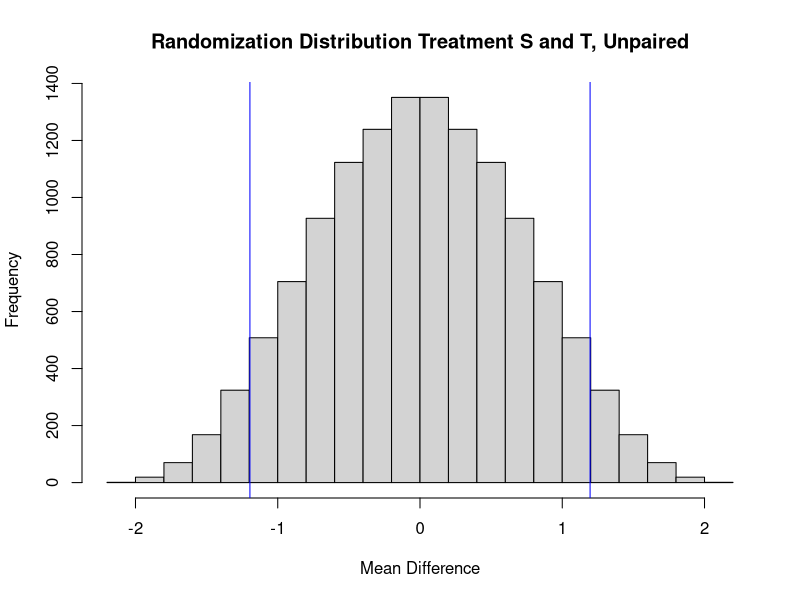
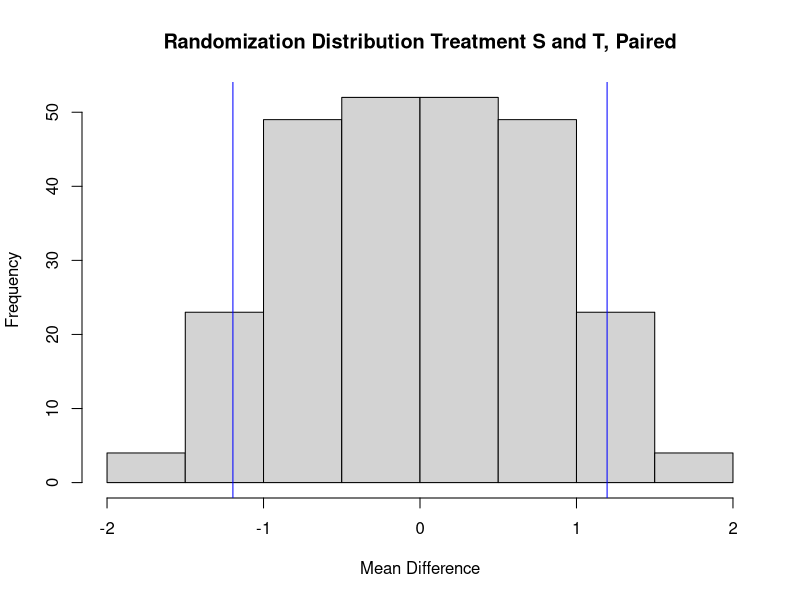
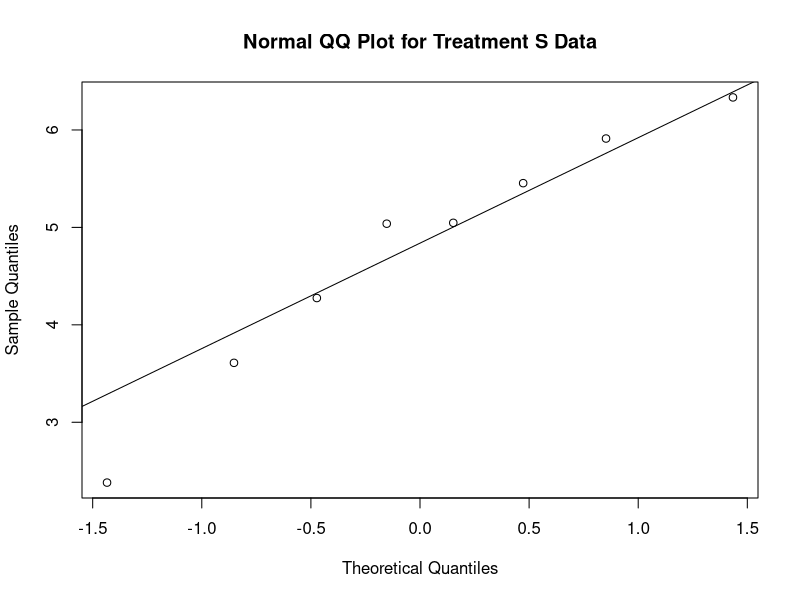
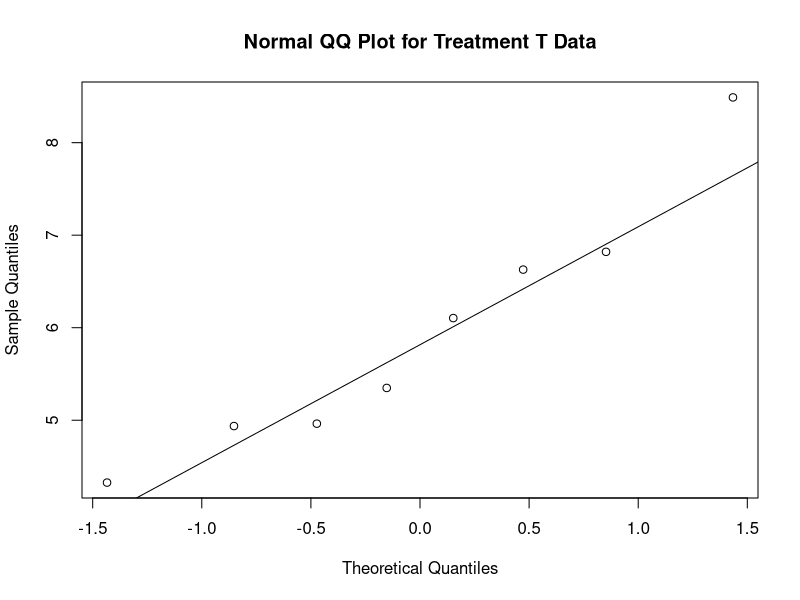
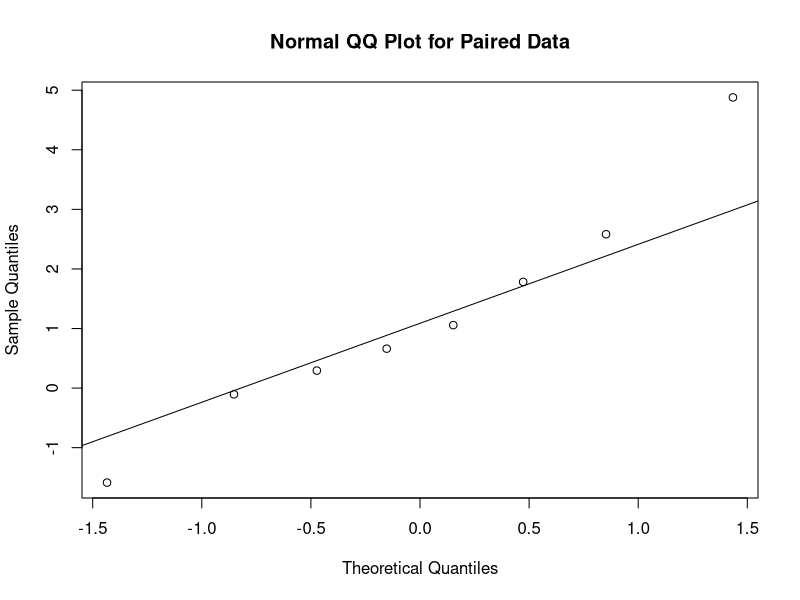

Here is the R script that generated these plots, in order:
## ---- chunk 1
knitr::opts_chunk$set(echo = TRUE)
## ---- chunk 2
#Run the below without comments if tidyverse not installed
#install.packages("tidyverse")
library('tidyverse')
## ---- chunk 3
set.seed(8818)
## ---- chunk 4
# Generates a random sample of 8 observations
# from a N(5, 2^2)
RandObsTreatmentS <-round(rnorm(8,mean = 5,sd = 2),3)
RandObsTreatmentS
## ---- chunk 5
# Generates a random sample of 8 observations
# from a N(7, 2^2)
RandObsTreatmentT <-round(rnorm(8,mean = 7,sd = 2),3)
RandObsTreatmentT
## ---- chunk 6
PairedTreatments <- data.frame(RandObsTreatmentS, RandObsTreatmentT)
PairedTreatments
## ---- chunk 7
pairdiff <- PairedTreatments$RandObsTreatmentT - PairedTreatments$RandObsTreatmentS
obsmeanpairdiff <- mean(pairdiff)
obsmeanpairdiff
## ---- chunk 8
Treatments <- c(RandObsTreatmentS,RandObsTreatmentT)
unpairedobsdf <- data.frame(Treatments)

# Unpaired Randomization Test
NUnpaired <-choose(16,8)
resUnpaired <-numeric(NUnpaired)# store the results
indexUnpaired <-combn(1:16,8)#Generate N treatment assignments

# for loop to generate the mean differences for each combination of data
for (iUnpaired in 1:NUnpaired){
  resUnpaired[iUnpaired] <- mean(Treatments[-indexUnpaired[,iUnpaired]])-mean(Treatments[indexUnpaired[,iUnpaired]])
  }

indexUnpaired[,1:5]

resUnpaired[1:5]
## ---- chunk 9
# Paired Randomization Test
NPaired <- 2^(8)# number of treatment assignments
resPaired <-numeric(NPaired)#vector to store results
ST <-list(c(-1,1))# difference is multiplied by -1 or 1
# generate all possible treatment assign
trtassign <-expand.grid(rep(ST, 8))
for(iPaired in 1:NPaired){
  resPaired[iPaired] <-mean(as.numeric(trtassign[iPaired,])*pairdiff)}
trtassign[1:5,]
resPaired[1:5]
## ---- chunk 10
tbarUnpaired <-mean(resUnpaired)
pvalUnpaired <-sum(abs(resUnpaired-tbarUnpaired)>=abs(obsmeanpairdiff-tbarUnpaired))/NUnpaired
round(pvalUnpaired,3)

hist(resUnpaired, xlab="Mean Difference",main="Randomization Distribution Treatment S and T, Unpaired")
abline(v = c(obsmeanpairdiff,-obsmeanpairdiff),col="blue")
## ---- chunk 11
tbarPaired <-mean(resPaired)
pvalPaired <-sum(abs(resPaired-tbarPaired)>=abs(obsmeanpairdiff-tbarPaired))/NPaired# Randomization p value
round(pvalPaired,3)

hist(resPaired, xlab="Mean Difference",main="Randomization Distribution Treatment S and T, Paired")
abline(v = c(obsmeanpairdiff,-obsmeanpairdiff), col="blue")
## ---- chunk 12
t.test(PairedTreatments$RandObsTreatmentT,PairedTreatments$RandObsTreatmentS, paired=FALSE, alternative = "two.sided", var.equal = TRUE)

t.test(PairedTreatments$RandObsTreatmentT,PairedTreatments$RandObsTreatmentS, paired=FALSE, alternative = "two.sided", var.equal = FALSE)
## ---- chunk 13
t.test(PairedTreatments$RandObsTreatmentT,PairedTreatments$RandObsTreatmentS, paired=TRUE, alternative = "two.sided", var.equal = FALSE)
## ---- chunk 14
var(RandObsTreatmentS)
var(RandObsTreatmentT)

var.test(RandObsTreatmentT,RandObsTreatmentS, alternative = "two.sided")
## ---- chunk 15
qqnorm(RandObsTreatmentS, main = "Normal QQ Plot for Treatment S Data")
qqline(RandObsTreatmentS)

qqnorm(RandObsTreatmentT, main = "Normal QQ Plot for Treatment T Data")
qqline(RandObsTreatmentT)

qqnorm(pairdiff, main = "Normal QQ Plot for Paired Data")
qqline(pairdiff)
